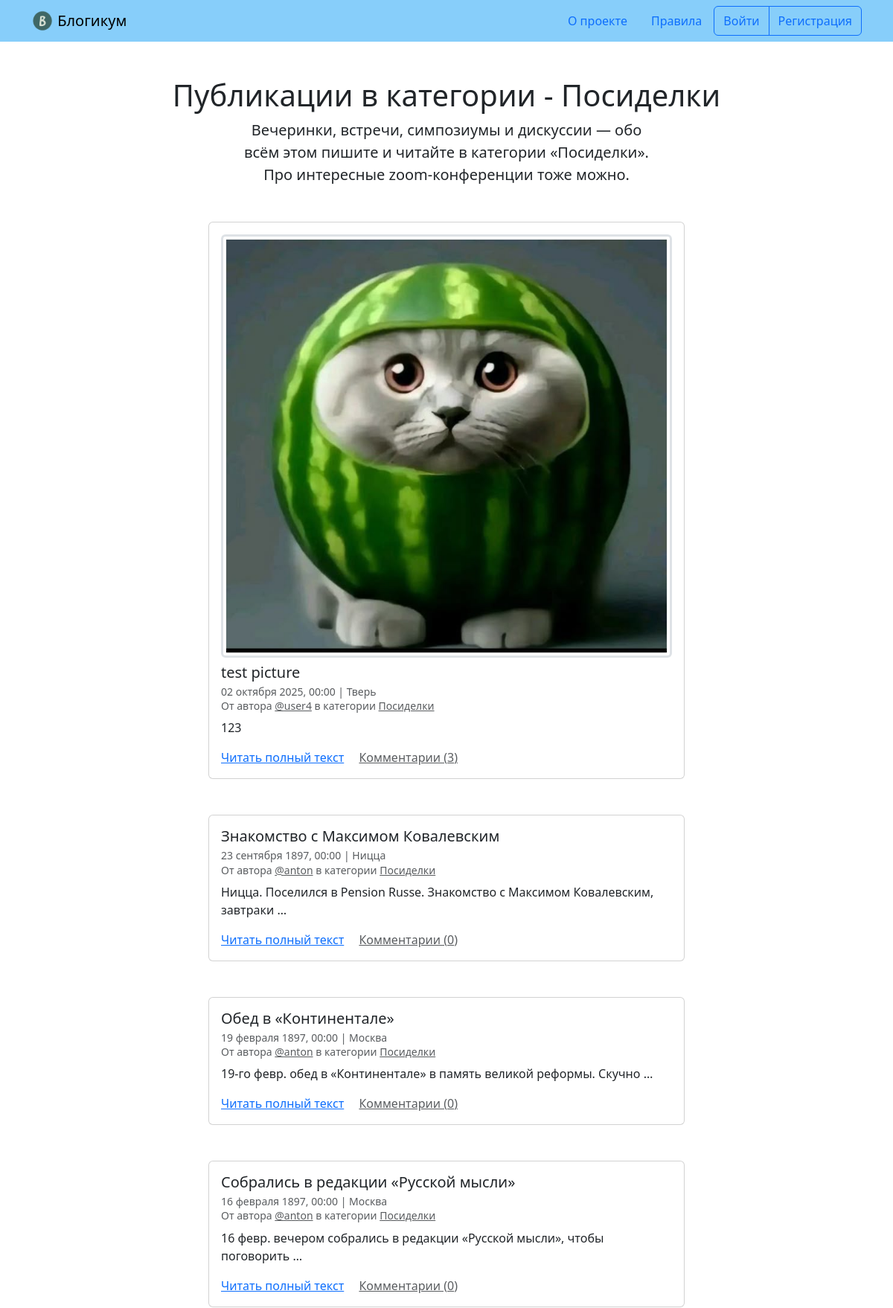
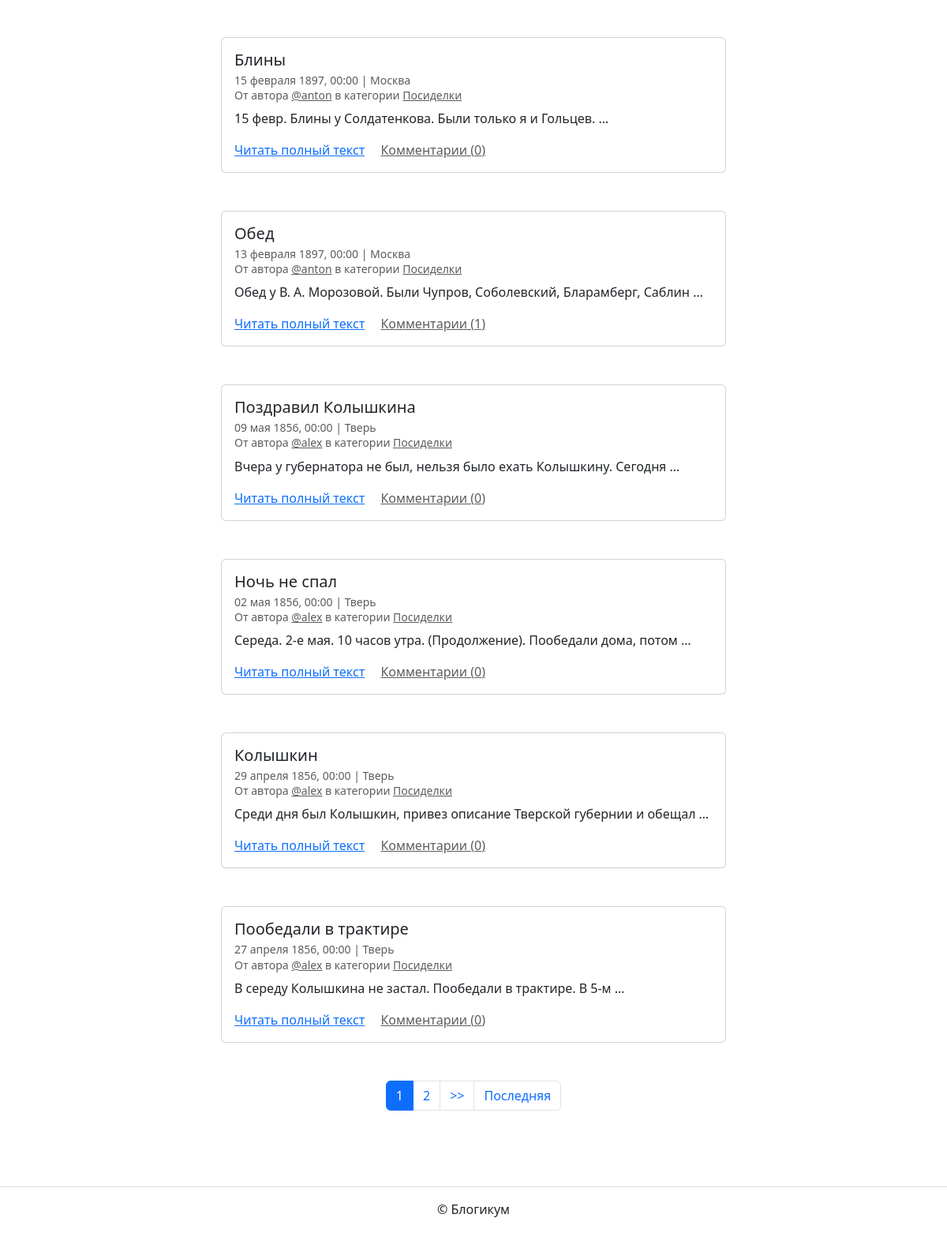
Page /party/ on the committed database (2 pictures, top to bottom).
### blog/models.py (models this page shows, shortened)
class BaseModel(models.Model):
    is_published = models.BooleanField('Опубликовано', default=True,
                                       help_text='Снимите галочку, чтобы '
                                       'скрыть публикацию.')
    created_at = models.DateTimeField('Добавлено', auto_now_add=True)
    class Meta:
        abstract = True

class Category(BaseModel):
    title = models.CharField('Заголовок', max_length=256)
    description = models.TextField('Описание')
    slug = models.SlugField('Идентификатор', unique=True,
                            help_text='Идентификатор страницы для URL; '
                            'разрешены символы латиницы, цифры, дефис и '
                            'подчёркивание.')
    class Meta:
        verbose_name = 'категория'
        verbose_name_plural = 'Категории'

class Post(BaseModel):
    title = models.CharField('Заголовок', max_length=256)
    text = models.TextField('Текст')
    pub_date = models.DateTimeField('Дата и время публикации',
                                    help_text='Если установить дату и время в '
                                    'будущем — можно делать отложенные'
                                    ' публикации.')
    author = models.ForeignKey(User, on_delete=models.CASCADE,
                               verbose_name='Автор публикации')
    location = models.ForeignKey(Location,
                                 on_delete=models.SET_NULL, null=True,
                                 blank=True, verbose_name='Местоположение')
    category = models.ForeignKey(Category, on_delete=models.SET_NULL,
                                 null=True, verbose_name='Категория')
    image = models.ImageField('Фото', upload_to='birthdays_images', blank=True)
    class Meta:
        verbose_name = 'публикация'
        verbose_name_plural = 'Публикации'
        ordering = ('pub_date',)

class Location (BaseModel):
    name = models.CharField('Название места', max_length=256)
    class Meta:
        verbose_name = 'местоположение'
        verbose_name_plural = 'Местоположения'

### blog/views.py (the view)
# urls.py: path('<slug:category_slug>/', views.category_posts, name='category_posts'),
def category_posts(request, category_slug):
    category = get_object_or_404(
        Category,
        slug=category_slug,
        is_published=True
    )
    post_list = filter_posts(
        Post.objects.select_related('category', 'location', 'author').
        filter(category=category)
    )
    post_with_comments = get_comment_count(post_list)
    post_with_comments = sort_posts(post_with_comments)
    page_number = request.GET.get('page')
    page_obj = get_paginator_page(post_with_comments, page_number, 10)
    return render(request, 'blog/category.html', {
        'category': category,
        'page_obj': page_obj
    })

### blog/views.py (called while the page is built)
def get_paginator_page(object_list, page_number, posts_count):
    paginator = Paginator(object_list, posts_count)
    page_obj = paginator.get_page(page_number)
    return page_obj

def get_comment_count(post_list):
    return post_list.annotate(
        comment_count=Count('comment')
    )

def sort_posts(post_list):
    return post_list.order_by('-pub_date')

def filter_posts(post_list):
    return post_list.filter(
        is_published=True,
        pub_date__lte=timezone.now(),
        category__is_published=True
    )

### templates/blog/category.html (shortened to what this page needs)
{% extends "base.html" %}
{% block content %}
  <h1 class="text-center">Публикации в категории - {{ category.title }}</h1>
  <p class="col-6 offset-3 mb-5 lead text-center">{{ category.description }}</p>
  {% for post in page_obj %}
    <article class="mb-5">
      {% include "includes/post_card.html" %}
    </article>
  {% endfor %}
  {% include "includes/paginator.html" %}
{% endblock %}

### templates/includes/post_card.html (shortened to what this page needs)
<div class="col d-flex justify-content-center">
  <div class="card" style="width: 40rem;">
    <div class="card-body">
      {% if post.image %}
        <a href="{{ post.image.url }}" target="_blank">
          <img class="border-3 rounded img-fluid img-thumbnail mb-2 mx-auto d-block" src="{{ post.image.url }}">
        </a>
      {% endif %}
      <h5 class="card-title">{{ post.title }}</h5>
      <h6 class="card-subtitle mb-2 text-muted">
        <small>
          {{ post.pub_date|date:"d E Y, H:i" }} | {% if post.location and post.location.is_published %}{{ post.location.name }}{% else %}Планета Земля{% endif %}<br>
          От автора <a class="text-muted" href="{% url 'blog:profile' post.author.username %}">@{{ post.author.username }}</a> в
          категории {% include "includes/category_link.html" %}
        </small>
      </h6>
      <p class="card-text">{{ post.text|truncatewords:10 }}</p>
      <a href="{% url 'blog:post_detail' post.id %}" class="card-link">Читать полный текст</a>
      <a href="{% url 'blog:post_detail' post.id %}" class="card-link text-muted">Комментарии ({{ post.comment_count }})</a>
    </div>
  </div>
</div>

### templates/includes/category_link.html
<a class="text-muted" href="{% url 'blog:category_posts' post.category.slug %}">
  {{ post.category.title }}
</a>

### rows in the picture
Category: title "Посиделки", description "Вечеринки, встречи, симпозиумы и дискуссии — обо всём этом пишите и читайте в категории «Посиделки». Про интересные zoom-конференции тоже можно."
Post: image (picture), title "test picture", pub_date "02 октября 2025, 00:00", location.name "Тверь", author.username "user4", category "Посиделки", text "123", comment_count "3"
Post: title "Знакомство с Максимом Ковалевским", pub_date "23 сентября 1897, 00:00", location.name "Ницца", author.username "anton", category "Посиделки", text "Ницца. Поселился в Pension Russe. Знакомство с Максимом Ковалевским, завтраки …", comment_count "0"
Post: title "Обед в «Континентале»", pub_date "19 февраля 1897, 00:00", location.name "Москва", author.username "anton", category "Посиделки", text "19-го февр. обед в «Континентале» в память великой реформы. Скучно …", comment_count "0"
Post: title "Собрались в редакции «Русской мысли»", pub_date "16 февраля 1897, 00:00", location.name "Москва", author.username "anton", category "Посиделки", text "16 февр. вечером собрались в редакции «Русской мысли», чтобы поговорить …", comment_count "0"
Post: title "Блины", pub_date "15 февраля 1897, 00:00", location.name "Москва", author.username "anton", category "Посиделки", text "15 февр. Блины у Солдатенкова. Были только я и Гольцев. …", comment_count "0"
Post: title "Обед", pub_date "13 февраля 1897, 00:00", location.name "Москва", author.username "anton", category "Посиделки", text "Обед у В. А. Морозовой. Были Чупров, Соболевский, Бларамберг, Саблин …", comment_count "1"
Post: title "Поздравил Колышкина", pub_date "09 мая 1856, 00:00", location.name "Тверь", author.username "alex", category "Посиделки", text "Вчера у губернатора не был, нельзя было ехать Колышкину. Сегодня …", comment_count "0"
Post: title "Ночь не спал", pub_date "02 мая 1856, 00:00", location.name "Тверь", author.username "alex", category "Посиделки", text "Середа. 2-е мая. 10 часов утра. (Продолжение). Пообедали дома, потом …", comment_count "0"
Post: title "Колышкин", pub_date "29 апреля 1856, 00:00", location.name "Тверь", author.username "alex", category "Посиделки", text "Среди дня был Колышкин, привез описание Тверской губернии и обещал …", comment_count "0"
Post: title "Пообедали в трактире", pub_date "27 апреля 1856, 00:00", location.name "Тверь", author.username "alex", category "Посиделки", text "В середу Колышкина не застал. Пообедали в трактире. В 5-м …", comment_count "0"

### other values in the picture
{{ i }} "1"
{{ i }} "2"
